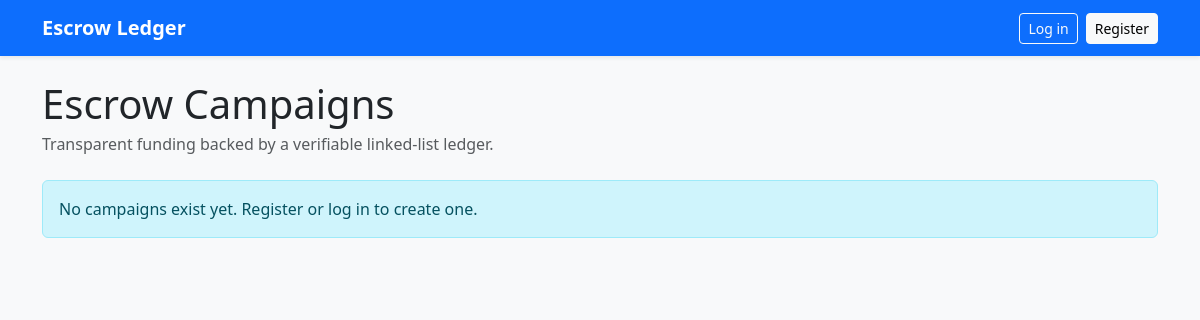
/, run on an earlier commit of the app's database.
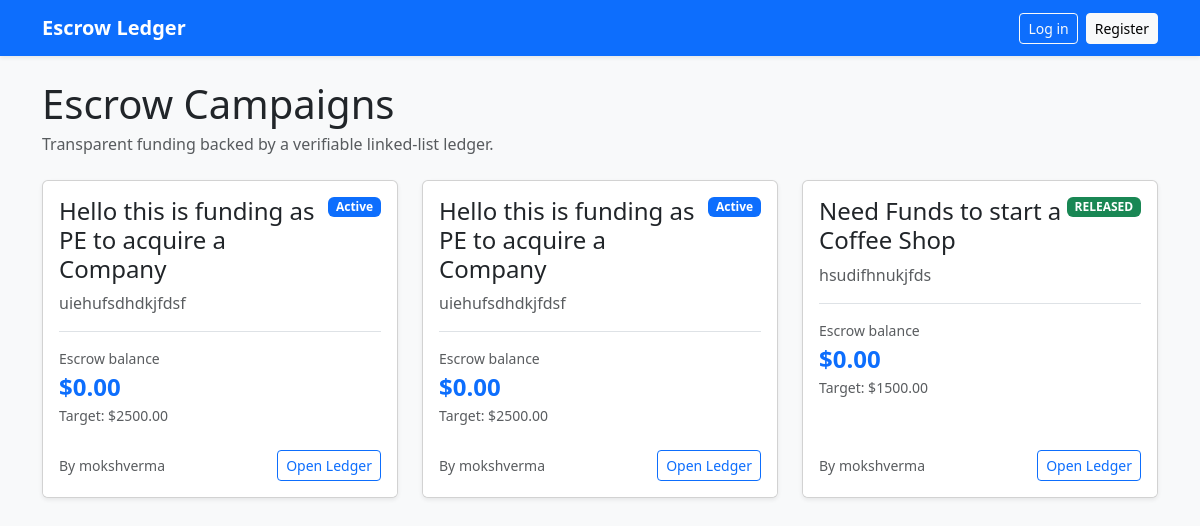
And on a later commit of the database.
### core/models.py (models this page shows, shortened)
class Project(models.Model):
    class Status(models.TextChoices):
        ACTIVE = "ACTIVE", "Active"
        COMPLETED = "COMPLETED", "Completed"
        REFUNDED = "REFUNDED", "Refunded"
    creator = models.ForeignKey(
        User,
        on_delete=models.CASCADE,
        related_name="projects",
    )
    title = models.CharField(max_length=160)
    description = models.TextField()
    target_amount = models.DecimalField(
        max_digits=14,
        decimal_places=2,
    )
    escrow_balance = models.DecimalField(
        max_digits=14,
        decimal_places=2,
        default=Decimal("0.00"),
    )
    total_released_amount = models.DecimalField(
        max_digits=14,
        decimal_places=2,
        default=Decimal("0.00"),
    )
    status = models.CharField(
        max_length=10,
        choices=Status.choices,
        default=Status.ACTIVE,
    )
    created_at = models.DateTimeField(default=timezone.now)
    class Meta:
        ordering = ["-created_at"]

### core/views.py (the view)
# urls.py: path("", views.home, name="home"),
def home(request):
    projects = Project.objects.select_related("creator").all()
    return render(
        request,
        "home.html",
        {
            "projects": projects,
        },
    )

### templates/home.html (shortened to what this page needs)
{% extends "base.html" %}
{% block content %}
<div class="d-flex justify-content-between align-items-center mb-4">
    <div>
        <h1 class="mb-1">Escrow Campaigns</h1>
        <p class="text-muted mb-0">
            Transparent funding backed by a verifiable linked-list ledger.
        </p>
    </div>
</div>
<div class="row g-4">
    {% for project in projects %}
        <div class="col-md-6 col-lg-4">
            <div class="card h-100 shadow-sm">
                <div class="card-body">
                    <span
                        class="badge text-bg-{% if project.status == 'ACTIVE' %}primary{% elif project.status == 'RELEASED' %}success{% else %}secondary{% endif %} float-end"
                    >
                        {{ project.get_status_display }}
                    </span>
                    <h4 class="card-title pe-5">
                        {{ project.title }}
                    </h4>
                    <p class="card-text text-muted">
                        {{ project.description|truncatechars:160 }}
                    </p>
                    <div class="border-top pt-3">
                        <div class="small text-muted">
                            Escrow balance
                        </div>
                        <div class="fs-4 fw-bold text-primary">
                            ${{ project.escrow_balance }}
                        </div>
                        <div class="small text-muted">
                            Target: ${{ project.target_amount }}
                        </div>
                    </div>
                </div>
                <div class="card-footer bg-white border-0 pb-3">
                    <div class="d-flex justify-content-between align-items-center">
                        <small class="text-muted">
                            By {{ project.creator.username }}
                        </small>
                        <a
                            class="btn btn-outline-primary btn-sm"
                            href="{% url 'project_detail' project.id %}"
                        >
                            Open Ledger
                        </a>
                    </div>
                </div>
            </div>
        </div>
    {% empty %}
        <div class="col-12">
            <div class="alert alert-info">
                No campaigns exist yet.
                {% if user.is_authenticated %}
                    Create the first one.
                {% else %}
                    Register or log in to create one.
                {% endif %}
            </div>
        </div>
    {% endfor %}
</div>
{% endblock %}

What changed in the data, as far as the page shows it:
added Project: status "Active", title "Hello this is funding as PE to acquire a Company", description "uiehufsdhdkjfdsf", escrow_balance "0.00", target_amount "2500.00", creator.username "mokshverma"
added Project: status "Active", title "Hello this is funding as PE to acquire a Company", description "uiehufsdhdkjfdsf", escrow_balance "0.00", target_amount "2500.00", creator.username "mokshverma"
added Project: status "RELEASED", title "Need Funds to start a Coffee Shop", description "hsudifhnukjfds", escrow_balance "0.00", target_amount "1500.00", creator.username "mokshverma"
Also different on the page:
text no longer shown: "No campaigns exist yet. Register or log in to create one."
